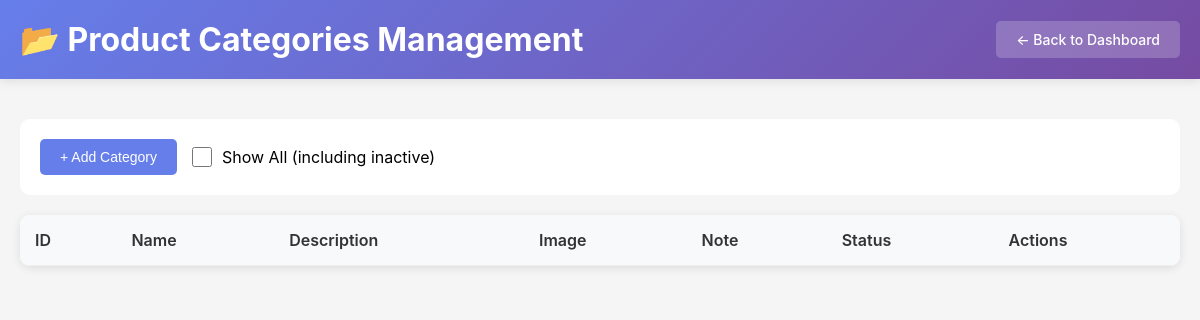
Before: /admin/product-categories (signed in) with the older database file.
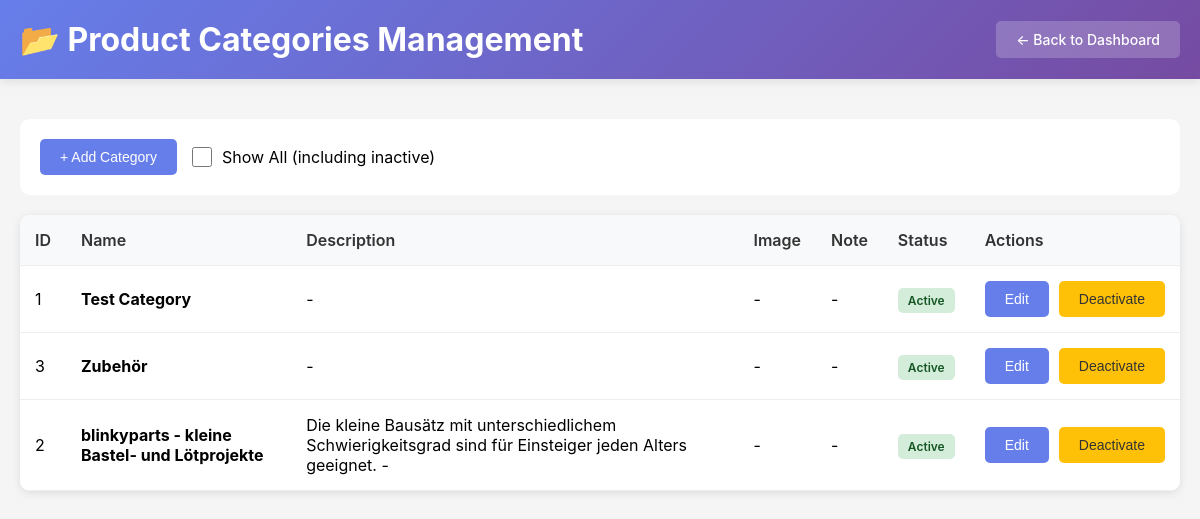
After: the same page with the newer database file.
### tables this page shows
CREATE TABLE "productCategories" (
                productCategoryId INTEGER PRIMARY KEY,
                name TEXT NOT NULL,
                description TEXT,
                image TEXT,
                note TEXT,
                active INTEGER NOT NULL DEFAULT 1
            );

### src/admin.py (the view)
@admin_bp.route('/product-categories')
@require_admin
def product_categories():
    conn = get_db_connection()
    show_all = request.args.get('show_all', 'false') == 'true'
    if show_all:
        categories = conn.execute('SELECT * FROM productCategories ORDER BY name').fetchall()
    else:
        categories = conn.execute('SELECT * FROM productCategories WHERE active = 1 ORDER BY name').fetchall()
    conn.close()
    return render_template('admin_product_categories.html', categories=categories, show_all=show_all)

### src/admin.py (called while the page is built)
def require_admin(f):
    @wraps(f)
    def decorated_function(*args, **kwargs):
        if not session.get('admin_authenticated'):
            return redirect(url_for('admin_login'))
        return f(*args, **kwargs)
    return decorated_function

def get_db_connection():
    from app import DB_NAME
    db_path = PROJECT_ROOT / 'db' / DB_NAME
    conn = sqlite3.connect(str(db_path))
    conn.row_factory = sqlite3.Row
    return conn

### templates/admin_product_categories.html (shortened to what this page needs)
<!DOCTYPE html>
<html lang="en">
<head>
</head>
<body>
    <div class="header">
        <div class="header-content">
            <h1>📂 Product Categories Management</h1>
            <div>
                <a href="/admin" class="btn btn-secondary">← Back to Dashboard</a>
            </div>
        </div>
    </div>
    <div class="container">
        <div class="toolbar">
            <button class="btn btn-primary" onclick="openAddModal()">+ Add Category</button>
            <div class="toggle">
                <input type="checkbox" id="showAll" {% if show_all %}checked{% endif %}
                       onchange="toggleShowAll(this)">
                <label for="showAll">Show All (including inactive)</label>
            </div>
        </div>
        <div class="table-container">
            <table>
                <thead>
                    <tr>
                        <th>ID</th>
                        <th>Name</th>
                        <th>Description</th>
                        <th>Image</th>
                        <th>Note</th>
                        <th>Status</th>
                        <th>Actions</th>
                    </tr>
                </thead>
                <tbody id="categoriesTableBody">
                    {% for category in categories %}
                    <tr>
                        <td>{{ category.productCategoryId }}</td>
                        <td><strong>{{ category.name }}</strong></td>
                        <td>{{ category.description or '-' }}</td>
                        <td>
                            {% if category.image %}
                            <img src="{{ category.image }}" alt="{{ category.name }}" class="image-preview">
                            {% else %}
                            -
                            {% endif %}
                        </td>
                        <td>{{ category.note or '-' }}</td>
                        <td>
                            {% if category.active %}
                            <span class="badge badge-active">Active</span>
                            {% else %}
                            <span class="badge badge-inactive">Inactive</span>
                            {% endif %}
                        </td>
                        <td>
                            <div class="actions">
                                <button class="btn btn-primary" onclick="openEditModal({{ category.productCategoryId }})">Edit</button>
                                {% if category.active %}
                                <button class="btn btn-warning" onclick="toggleActive({{ category.productCategoryId }}, true)">Deactivate</button>
                                {% else %}
                                <button class="btn btn-success" onclick="toggleActive({{ category.productCategoryId }}, false)">Activate</button>
                                {% endif %}
                            </div>
                        </td>
                    </tr>
                    {% endfor %}
                </tbody>
            </table>
        </div>
    </div>
</body>
</html>

### templates/admin_product_categories.html (style rules this page uses)
* { margin: 0; padding: 0; box-sizing: border-box; }
body { font-family: -apple-system, BlinkMacSystemFont, 'Segoe UI', Roboto, Oxygen, Ubuntu, Cantarell, sans-serif; background: #f5f5f5; }
.header { background: linear-gradient(135deg, #667eea 0%, #764ba2 100%); color: white; padding: 20px; box-shadow: 0 2px 10px rgba(0, 0, 0, 0.1); }
.header-content { max-width: 1200px; margin: 0 auto; display: flex; justify-content: space-between; align-items: center; }
.btn { padding: 10px 20px; border: none; border-radius: 5px; cursor: pointer; font-size: 14px; font-weight: 500; text-decoration: none; display: inline-block; transition: transform 0.2s; }
.btn-secondary { background: rgba(255, 255, 255, 0.2); color: white; }
.btn-primary { background: #667eea; color: white; }
.btn-warning { background: #ffc107; color: #333; }
.container { max-width: 1200px; margin: 40px auto; padding: 0 20px; }
.toolbar { background: white; padding: 20px; border-radius: 10px; margin-bottom: 20px; display: flex; gap: 15px; align-items: center; }
.table-container { background: white; border-radius: 10px; overflow: hidden; box-shadow: 0 2px 10px rgba(0, 0, 0, 0.1); }
table { width: 100%; border-collapse: collapse; }
th, td { padding: 15px; text-align: left; border-bottom: 1px solid #eee; }
th { background: #f8f9fa; font-weight: 600; color: #333; }
.badge { padding: 5px 10px; border-radius: 5px; font-size: 12px; font-weight: 600; }
.badge-active { background: #d4edda; color: #155724; }
.toggle { display: flex; align-items: center; gap: 10px; }
.toggle input[type="checkbox"] { width: 20px; height: 20px; }
.actions { display: flex; gap: 10px; }

Changed rows visible on the page:
added productCategories: productCategoryId "1", name "Test Category", description "-", note "-", active "Active"
added productCategories: productCategoryId "3", name "Zubehör", description "-", note "-", active "Active"
added productCategories: productCategoryId "2", name "blinkyparts - kleine Bastel- und Lötprojekte", description "Die kleine Bausätz mit unterschiedlichem Schwierigkeitsgrad sind für Einsteiger jeden Alters geeignet. -", note "-", active "Active"
